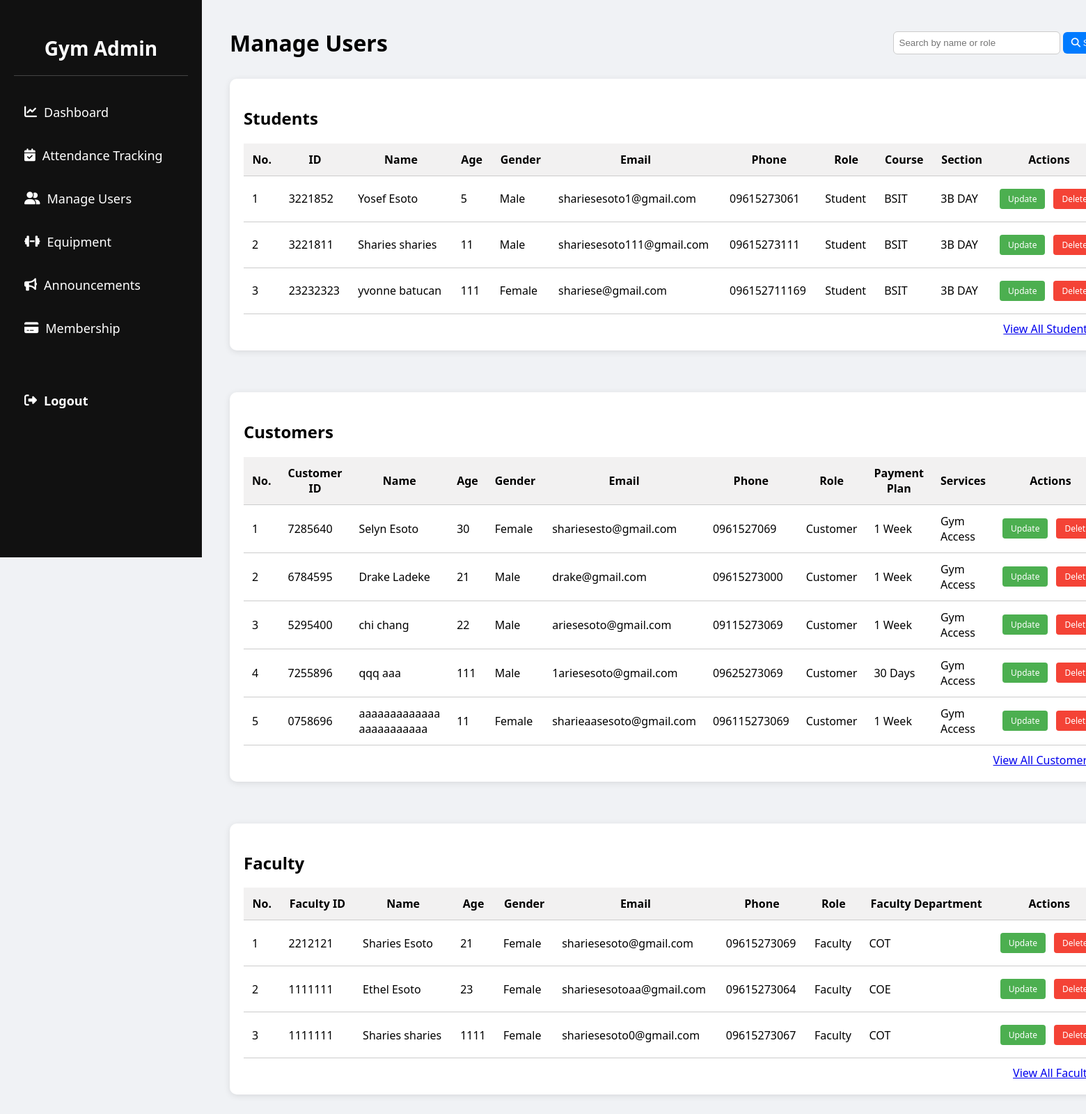
The page /GYM/admin/manage_users.php (signed in) on the database its author committed.
### tables this page shows
CREATE TABLE `users` (
  `id` int(11) NOT NULL,
  `first_name` varchar(255) DEFAULT NULL,
  `last_name` varchar(255) DEFAULT NULL,
  `age` int(11) DEFAULT NULL,
  `gender` varchar(50) DEFAULT NULL,
  `email` varchar(255) DEFAULT NULL,
  `phone` varchar(50) DEFAULT NULL,
  `role` varchar(50) DEFAULT NULL,
  `student_id` varchar(50) DEFAULT NULL,
  `course` varchar(50) DEFAULT NULL,
  `section` varchar(50) DEFAULT NULL,
  `customer_id` varchar(50) DEFAULT NULL,
  `payment_plan` varchar(50) DEFAULT NULL,
  `services` text DEFAULT NULL,
  `faculty_id` varchar(50) DEFAULT NULL,
  `faculty_dept` varchar(50) DEFAULT NULL,
  `created_at` timestamp NOT NULL DEFAULT current_timestamp()
);

### GYM/admin/manage_users.php (the view, shortened to what this page needs)
<?php
include('../user/db_connection.php');
$search = $_GET['search'] ?? '';
$searchSql = '';
$limit = 5;
$studentsQuery = "SELECT * FROM users WHERE role = 'Student' $searchSql LIMIT $limit";
$customersQuery = "SELECT * FROM users WHERE role = 'Customer' $searchSql LIMIT $limit";
$facultyQuery = "SELECT * FROM users WHERE role = 'Faculty' $searchSql LIMIT $limit";
$studentsResult = mysqli_query($conn, $studentsQuery);
$customersResult = mysqli_query($conn, $customersQuery);
$facultyResult = mysqli_query($conn, $facultyQuery);
?>
<!DOCTYPE html>
<html lang="en">
<head>
    <link rel="stylesheet" href="https://cdnjs.cloudflare.com/ajax/libs/font-awesome/6.5.0/css/all.min.css">
</head>
<body>
<div class="dashboard-wrapper">
    <aside class="sidebar">
        <div class="logo">
            <h2>Gym Admin</h2>
        </div>
        <nav class="nav">
            <ul>
                <li><a href="admin_dashboard.php"><i class="fas fa-chart-line"></i> Dashboard</a></li>
                <li><a href="attendance_tracking.php"><i class="fas fa-calendar-check"></i> Attendance Tracking</a></li>
                <li><a href="manage_users.php"><i class="fas fa-user-friends"></i> Manage Users</a></li>
                <li><a href="manage_equipment.php"><i class="fas fa-dumbbell"></i> Equipment</a></li>
                <li><a href="announcement.php"><i class="fas fa-bullhorn"></i> Announcements</a></li>
                <li><a href="manage_membership.php"><i class="fas fa-credit-card"></i> Membership</a></li>
            </ul>
        </nav>
        <div class="sidebar-logout">
            <a href="admin_logout.php"><i class="fas fa-sign-out-alt"></i> Logout</a>
        </div>
    </aside>
    <div class="main-content">
        <div class="header-bar">
            <h1>Manage Users</h1>
            <form method="GET" class="search-form">
                <input type="text" name="search" placeholder="Search by name or role" value="<?= htmlspecialchars($search) ?>">
                <button type="submit"><i class="fas fa-search"></i> Search</button>
            </form>
        </div>
        <section class="user-section">
            <h2>Students</h2>
            <table>
                <thead>
                <tr>
                    <th>No.</th>
                    <th>ID</th>
                    <th>Name</th>
                    <th>Age</th>
                    <th>Gender</th>
                    <th>Email</th>
                    <th>Phone</th>
                    <th>Role</th>
                    <th>Course</th>
                    <th>Section</th>
                    <th>Actions</th>
                </tr>
                </thead>
                <tbody>
                <?php $counter = 1; while ($user = mysqli_fetch_assoc($studentsResult)) : ?>
                    <tr>
                        <td><?= $counter++ ?></td>
                        <td><?= htmlspecialchars($user['student_id']) ?></td>
                        <td><?= htmlspecialchars($user['first_name'] . ' ' . $user['last_name']) ?></td>
                        <td><?= htmlspecialchars($user['age']) ?></td>
                        <td><?= htmlspecialchars($user['gender']) ?></td>
                        <td><?= htmlspecialchars($user['email']) ?></td>
                        <td><?= htmlspecialchars($user['phone']) ?></td>
                        <td><?= htmlspecialchars($user['role']) ?></td>
                        <td><?= htmlspecialchars($user['course']) ?></td>
                        <td><?= htmlspecialchars($user['section']) ?></td>
                        <td>
                            <div class="action-buttons">
                                <a class="update-btn" href="edit_user.php?id=<?= urlencode($user['id']) ?>">Update</a>
                                <a class="delete-btn" href="delete_user.php?id=<?= urlencode($user['id']) ?>" onclick="return confirm('Are you sure you want to delete this student?');">Delete</a>
                            </div>
                        </td>
                    </tr>
                <?php endwhile; ?>
                </tbody>
            </table>
            <a class="view-all-link" href="view_students.php">View All Students →</a>
        </section>
        <section class="user-section">
            <h2>Customers</h2>
            <table>
                <thead>
                <tr>
                    <th>No.</th>
                    <th>Customer ID</th>
                    <th>Name</th>
                    <th>Age</th>
                    <th>Gender</th>
                    <th>Email</th>
                    <th>Phone</th>
                    <th>Role</th>
                    <th>Payment Plan</th>
                    <th>Services</th>
                    <th>Actions</th>
                </tr>
                </thead>
                <tbody>
                <?php $counter = 1; while ($user = mysqli_fetch_assoc($customersResult)) : ?>
                    <tr>
                        <td><?= $counter++ ?></td>
                        <td><?= htmlspecialchars($user['customer_id']) ?></td>
                        <td><?= htmlspecialchars($user['first_name'] . ' ' . $user['last_name']) ?></td>
                        <td><?= htmlspecialchars($user['age']) ?></td>
                        <td><?= htmlspecialchars($user['gender']) ?></td>
                        <td><?= htmlspecialchars($user['email']) ?></td>
                        <td><?= htmlspecialchars($user['phone']) ?></td>
                        <td><?= htmlspecialchars($user['role']) ?></td>
                        <td><?= htmlspecialchars($user['payment_plan']) ?></td>
                        <td><?= htmlspecialchars($user['services']) ?></td>
                        <td>
                            <div class="action-buttons">
                                <a class="update-btn" href="edit_user.php?id=<?= urlencode($user['id']) ?>">Update</a>
                                <a class="delete-btn" href="delete_user.php?id=<?= urlencode($user['id']) ?>" onclick="return confirm('Are you sure you want to delete this customer?');">Delete</a>
                            </div>
                        </td>
                    </tr>
                <?php endwhile; ?>
                </tbody>
            </table>
            <a class="view-all-link" href="view_customers.php">View All Customers →</a>
        </section>
        <section class="user-section">
            <h2>Faculty</h2>
            <table>
                <thead>
                <tr>
                    <th>No.</th>
                    <th>Faculty ID</th>
                    <th>Name</th>
                    <th>Age</th>
                    <th>Gender</th>
                    <th>Email</th>
                    <th>Phone</th>
                    <th>Role</th>
                    <th>Faculty Department</th>
                    <th>Actions</th>
                </tr>
                </thead>
                <tbody>
                <?php $counter = 1; while ($user = mysqli_fetch_assoc($facultyResult)) : ?>
                    <tr>
                        <td><?= $counter++ ?></td>
                        <td><?= htmlspecialchars($user['faculty_id']) ?></td>
                        <td><?= htmlspecialchars($user['first_name'] . ' ' . $user['last_name']) ?></td>
                        <td><?= htmlspecialchars($user['age']) ?></td>
                        <td><?= htmlspecialchars($user['gender']) ?></td>
                        <td><?= htmlspecialchars($user['email']) ?></td>
                        <td><?= htmlspecialchars($user['phone']) ?></td>
                        <td><?= htmlspecialchars($user['role']) ?></td>
                        <td><?= htmlspecialchars($user['faculty_dept']) ?></td>
                        <td>
                            <div class="action-buttons">
                                <a class="update-btn" href="edit_user.php?id=<?= urlencode($user['id']) ?>">Update</a>
                                <a class="delete-btn" href="delete_user.php?id=<?= urlencode($user['id']) ?>" onclick="return confirm('Are you sure you want to delete this faculty member?');">Delete</a>
                            </div>
                        </td>
                    </tr>
                <?php endwhile; ?>
                </tbody>
            </table>
            <a class="view-all-link" href="view_faculty.php">View All Faculty →</a>
        </section>
    </div>
</div>
</body>
</html>

### GYM/admin/manage_users.php (style rules this page uses)
* { box-sizing: border-box; }
body { margin: 0; font-family: 'Segoe UI', Tahoma, Geneva, Verdana, sans-serif; background-color: #f0f2f5; }
.dashboard-wrapper { display: flex; }
.sidebar { width: 290px; background-color: #111; color: #fff; height: 100vh; padding: 20px; position: fixed; overflow-y: auto; }
.sidebar .logo { text-align: center; padding: 30px 0 20px; border-bottom: 1px solid #444; margin-bottom: 30px; }
.sidebar .logo h2 { margin: 0; font-size: 28px; font-weight: 600; color: #fff; }
.sidebar .nav ul { list-style: none; padding: 0; }
.sidebar .nav ul li { margin: 18px 0; }
.sidebar .nav ul li a { font-size: 18px; font-weight: 500; color: #fff; text-decoration: none; display: flex; align-items: center; gap: 10px; padding: 10px 15px; border-radius: 6px; transition: background 0.3s; }
.sidebar-logout a { color: #fff; text-decoration: none; display: flex; align-items: center; gap: 10px; margin-top: 60px; font-weight: bold; font-size: 18px; padding: 10px 15px; border-radius: 6px; transition: background 0.3s; }
.main-content { margin-left: 290px; padding: 40px; flex: 1; }
.header-bar { display: flex; justify-content: space-between; align-items: center; margin-bottom: 30px; }
h1 { margin: 0; color: black; font-size: 2rem; }
.search-form input[type="text"] { padding: 8px; width: 240px; border-radius: 6px; border: 1px solid #ccc; }
.search-form button { padding: 8px 12px; border: none; border-radius: 6px; background-color: #007bff; color: white; cursor: pointer; }
section { margin-bottom: 40px; }
.user-section { margin-bottom: 60px; background: white; padding: 20px; border-radius: 10px; box-shadow: 0 2px 10px rgba(0,0,0,0.1); }
.view-all-link { display: block; margin-top: 10px; text-align: right; }
table { width: 100%; border-collapse: collapse; }
th, td { padding: 12px; border-bottom: 1px solid #ccc; }
thead tr { background-color: rgb(242, 241, 241); }
.action-buttons { display: flex; gap: 12px; padding: 6px 0; }
a.update-btn { background-color: #4CAF50; color: white; padding: 6px 12px; border-radius: 4px; font-weight: 500; font-size: 0.75rem; text-decoration: none; }
a.delete-btn { background-color: #f44336; color: white; padding: 6px 12px; border-radius: 4px; font-weight: 500; font-size: 0.75rem; text-decoration: none; }

### rows shown on the page
users: student "3221852", first_name+last_name "Yosef Esoto", age "5", gender "Male", email "shariesesoto1@gmail.com", phone "09615273061", role "Student", course "BSIT", section "3B DAY"
users: student "3221811", first_name+last_name "Sharies sharies", age "11", gender "Male", email "shariesesoto111@gmail.com", phone "09615273111", role "Student", course "BSIT", section "3B DAY"
users: student "23232323", first_name+last_name "yvonne batucan", age "111", gender "Female", email "shariese@gmail.com", phone "096152711169", role "Student", course "BSIT", section "3B DAY"
users: customer "7285640", first_name+last_name "Selyn Esoto", age "30", gender "Female", email "shariesesto@gmail.com", phone "0961527069", role "Customer", payment_plan "1 Week", services "Gym Access"
users: customer "6784595", first_name+last_name "Drake Ladeke", age "21", gender "Male", email "drake@gmail.com", phone "09615273000", role "Customer", payment_plan "1 Week", services "Gym Access"
users: customer "5295400", first_name+last_name "chi chang", age "22", gender "Male", email "ariesesoto@gmail.com", phone "09115273069", role "Customer", payment_plan "1 Week", services "Gym Access"
users: customer "7255896", first_name+last_name "qqq aaa", age "111", gender "Male", email "1ariesesoto@gmail.com", phone "09625273069", role "Customer", payment_plan "30 Days", services "Gym Access"
users: customer "0758696", first_name+last_name "aaaaaaaaaaaaa aaaaaaaaaaa", age "11", gender "Female", email "sharieaasesoto@gmail.com", phone "096115273069", role "Customer", payment_plan "1 Week", services "Gym Access"
users: faculty "2212121", first_name+last_name "Sharies Esoto", age "21", gender "Female", email "shariesesoto@gmail.com", phone "09615273069", role "Faculty", faculty_dept "COT"
users: faculty "1111111", first_name+last_name "Ethel Esoto", age "23", gender "Female", email "shariesesotoaa@gmail.com", phone "09615273064", role "Faculty", faculty_dept "COE"
users: faculty "1111111", first_name+last_name "Sharies sharies", age "1111", gender "Female", email "shariesesoto0@gmail.com", phone "09615273067", role "Faculty", faculty_dept "COT"
